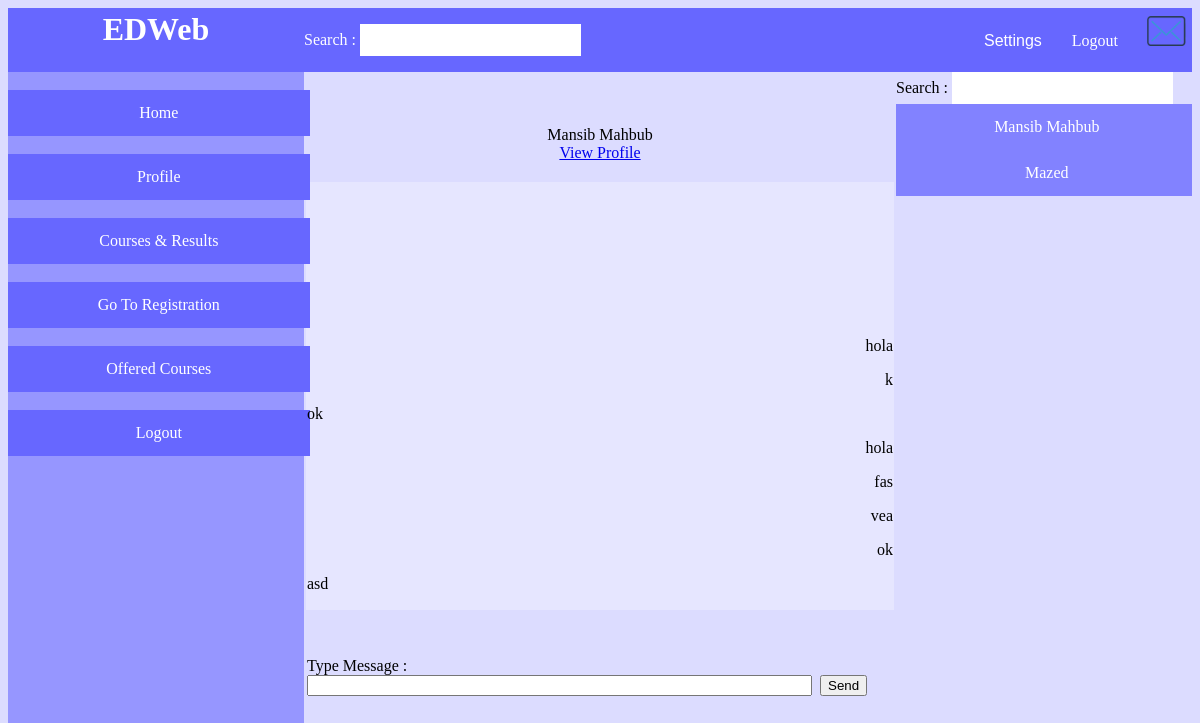
The page /app/inbox.php?oid=2 (signed in) on the database its author committed.
### tables this page shows
CREATE TABLE `user_info` (
  `user_id` varchar(11) NOT NULL,
  `name` varchar(20) DEFAULT NULL,
  `photo` varchar(500) NOT NULL,
  `type` varchar(10) NOT NULL,
  `email` varchar(20) DEFAULT NULL,
  `status` varchar(10) DEFAULT NULL,
  `started` date DEFAULT NULL,
  `finished` date DEFAULT NULL,
  `password` varchar(10) NOT NULL
);

CREATE TABLE `inbox` (
  `msg_id` int(11) NOT NULL,
  `text` varchar(500) NOT NULL,
  `time` datetime NOT NULL DEFAULT CURRENT_TIMESTAMP,
  `sender_id` varchar(11) NOT NULL,
  `receiver_id` varchar(11) NOT NULL
);

### data/data_access.php (called while the page is built, shortened)
<?php
    $host="localhost";
    $user="root";
    $pass="";
    $dbname="wt_project";
    function executeSQL($sql){
        global $host, $user, $pass, $dbname;
        $conn=mysqli_connect($host, $user, $pass, $dbname);
        $result = mysqli_query($conn, $sql);
        return $result;
    }
?>

### data/person_data_access.php (called while the page is built, shortened)
<?php require_once "data_access.php"; ?>
<?php
	function getpersoninfo_db($comment_uid)
	{
		$query="select * from user_info where user_id=$comment_uid";
						$result=executeSQL($query);
						return $result;
	}
	function getconversation_db($id,$oid)
	{
		$query="SELECT * FROM inbox WHERE (sender_id=$oid and receiver_id=$id) or (sender_id=$id and receiver_id=$oid) order by msg_id asc";
		$result=executeSQL($query);
		return $result;
	}
	function getconvpeople_db($id)
	{
		$query="select DISTINCT sender_id from(
 (select (sender_id),msg_id from inbox where (not sender_id=$id) and (receiver_id=$id) ) union
(select (receiver_id),msg_id from inbox where ( sender_id=$id) and (not receiver_id=$id) ) order by msg_id desc
) results";
		$result=executeSQL($query);
		return $result;
	}
?>

### service/person_service.php (called while the page is built, shortened)
<?php require_once "../data/person_data_access.php"; ?>
<?php
	function getpersoninfo($comment_uid)
	{
		return getpersoninfo_db($comment_uid);
	}
	function getconversation($id,$oid)
	{
		return getconversation_db($id,$oid);
	}
	function  getconvpeople($id)
	{
		return  getconvpeople_db($id);
	}
?>

### app/inbox.php (the view, shortened to what this page needs)
<?php require_once "../service/person_service.php"; ?>
<?php
	$id=$_SESSION['id'];
	if(isset($_REQUEST['oid']))
	{
		$oid=$_REQUEST['oid'];
	}
	else
		$oid="";
	if($_SESSION['type']!='student')
		$cnr='teacherregistration.php';
	else
		$cnr='userregistration.php';
?>
<html>
<head>
<link rel="stylesheet" type="text/css" href="styler.css">
</head>
<body style="background-color:rgb(220,220,255);">
<table border=0 cellpadding="0" width=100% height=100% cellspacing="0" >
		<tr style="height:10%; color:white; background-color:rgb(103, 103, 255);">
	<td align=center  ><h1><strong>EDWeb</strong></h1></td>
	<td align='left' >
	<div class="dropdown">
 Search : <input class="dropbtn" id='textbox' onkeyup="sugfunction()" >
</div>
</td>
<td >
	<div style="float: right;" >
	 <div class="settingsdown">
  <button class="settingsbtn">Settings</button>
</div>
<a id='logout' href='logout.php' style="color:white;">Logout</a>
<a href='inbox.php'><img border="0" alt="W3Schools" src="inbox.png" width="45" height="30"></a>
	</div>
	</td>
</tr>
		<tr >
		<td width='25%'  style="height:90%; background-color: rgb(150,150,255)" >
<div id='navtable'>
 <a id='nav' href="userfeed.php"> Home </a> </br>
</br><a id='nav' href="userprofile.php?var_id=<?=$id?>"> Profile </a></br>
</br><a id='nav' href="<?=$cnr?>">Courses & Results</a> </br>
</br><a id='nav' href='gotoregis.php'>Go To Registration</a> </br>
</br><a id='nav' href="offeredcourses.php">Offered Courses</a> </br>
</br><a id='nav' href='logout.php?oid=""'>Logout</a>
</div>
</td>
<td width=50% >
<table border=0 width=100% style="height:10%;">
<tr><td align='center'>
<p  align='center'>
<?php
if($oid=="")
{
	echo "Select a conversation first</br>";
	echo "</br>";
	}
else {
			$result2 = getpersoninfo($oid);
			$row2=mysqli_fetch_assoc($result2);
			echo $row2['name'];
			echo '<a href="userprofile.php?var_id='.$oid.'">View Profile</a>';
}
?>
 </p>
</td></tr>
</table>
<table border="0" style="height:60%;" width=100%>
    <tr>
        <td valign="bottom" style="background-color:rgb(230,230,255)">
            <div id="msgBox">
<?php if($oid==""){ echo '<p align="center">Please select a classmate to chat with</p>';}
	else
	{
			$result = getconversation($id,$oid);
			if($result==true)
			{	while($row=mysqli_fetch_assoc($result))
				{
					if($row['sender_id']==$id)
					{
				   	echo '<p align="right" title="'.$row['time'].'">'.$row['text'].'</p>';
					}
					else
					{
						echo '<p align="left" title="'.$row['time'].'">'.$row['text'].'</p>';
					}
				}
			}
	}
?>
			 </div>
        </td>
    </tr>
</table>
<table border=0 style="height:20%;">
<tr><td>
<form method='post' enctype="multipart/form-data">
Type Message : <input size=60% name='msgbox'>&nbsp;
 <input type='submit' value='Send'>
</form>
</td></tr>
</table>
</td>
<td width=25% valign='top'>
  <div class="dropdown" style="width: 100%;">
 Search :  <input class="dropbtn" id='convtextbox' onkeyup="convfunction()" >
  <div  class="dropdown-content1" id='convoutput' style="width: 100%;  overflow-y: auto;">
<?php
			$result = getconvpeople($id);
			if($result==true)
			{	while($row=mysqli_fetch_assoc($result))
				{
						$otherid=$row['sender_id'];
					$nameresult=getpersoninfo($otherid);
					$othername=mysqli_fetch_assoc($nameresult);
					echo "<a id='chatpeople' href='inbox.php?oid=";
					echo $otherid;
					echo "'>";
					echo $othername['name'];
					echo '</a>';
				}
			}
?>
</div>
</div>
</td>
</tr></table>
</body>
</html>

### app/styler.css (style rules this page uses)
#navtable { width: 100%; height: 90vh; }
.dropbtn { background-color: white; color: black; padding: 7px; font-size: 16px; border: none; cursor: pointer; }
.dropdown { position: relative; display: inline-block; }
#msgBox { border: 0px solid #0094ff; overflow-y: auto; min-height: 0; max-height: 100%; }
.settingsbtn { background-color: rgb(103,103,255); color: white; padding: 1px; font-size: 16px; border: none; cursor: pointer; }
.settingsdown { position: relative; display: inline-block; }
#nav { color:white; width: 85%; }
#nav:link { background-color: rgb(103,103,255); color:white; padding: 14px 25px; text-align: center; text-decoration: none; display: inline-block; }
#logout { color:white; }
#logout:link { background-color: rgb(103,103,255); color:white; padding: 14px 25px; text-align: center; text-decoration: none; display: inline-block; }
#chatpeople { color:white; width: 85%; }
#chatpeople:link { background-color: rgb(130,130,255); color:white; padding: 14px 25px; text-align: center; text-decoration: none; display: inline-block; }

### rows shown on the page
user_info: name "Mansib Mahbub"
inbox: text "hola"
inbox: text "k"
inbox: text "ok"
inbox: text "hola"
inbox: text "fas"
inbox: text "vea"
inbox: text "ok"
inbox: text "asd"
user_info: name "Mazed"
